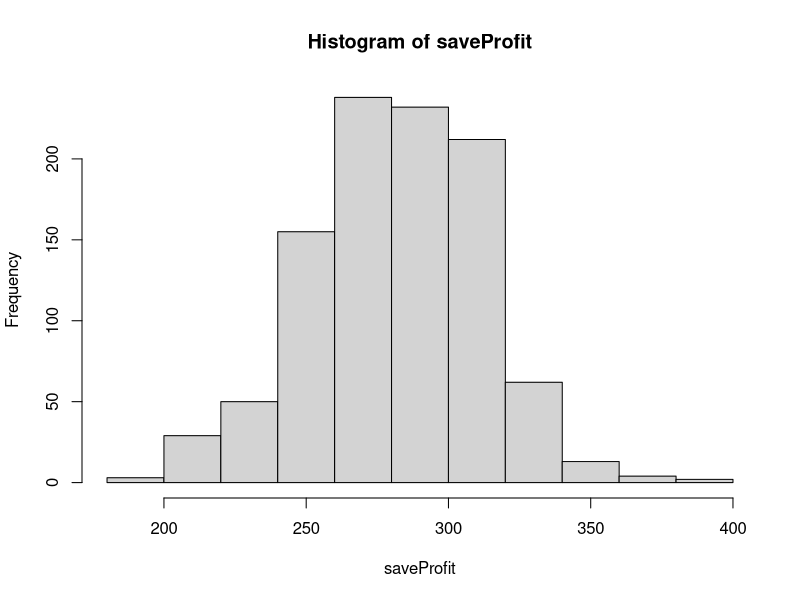
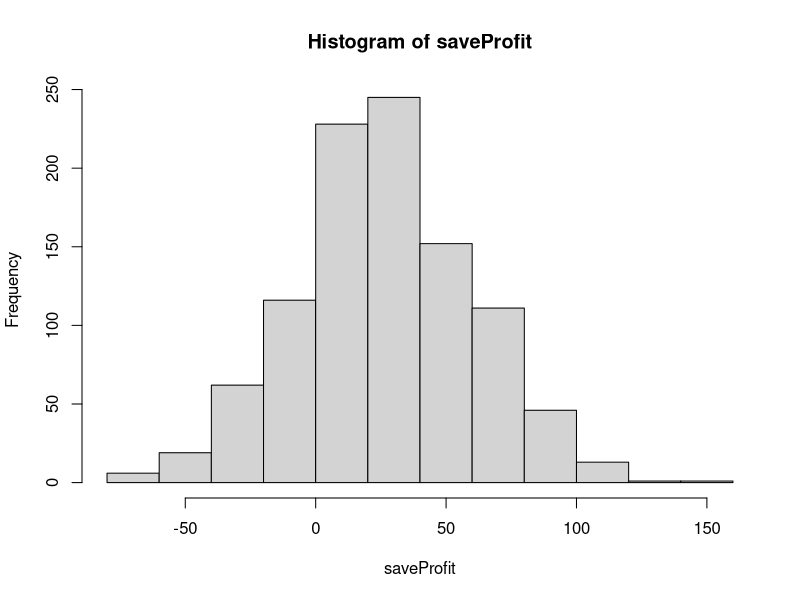
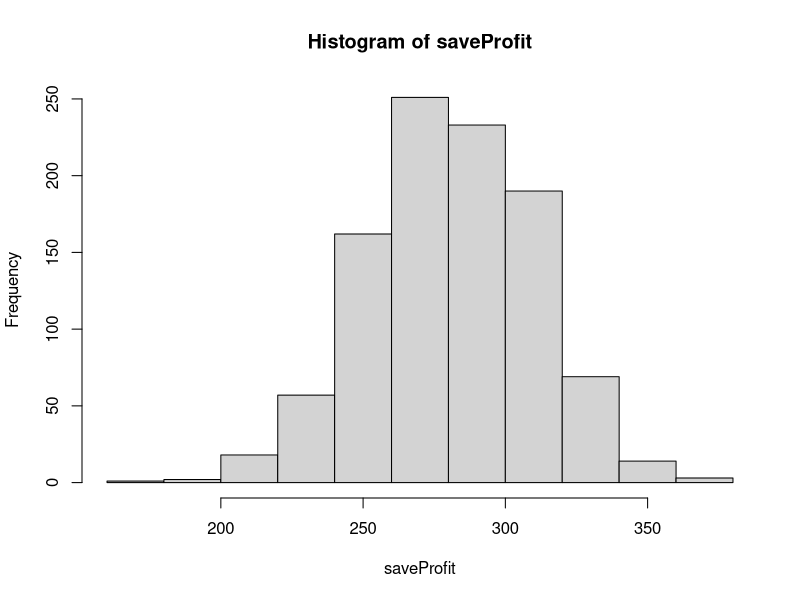

These figures' R source, in order:
## ---- chunk 1
knitr::opts_chunk$set(echo = TRUE)
require(tidyverse)
require(tidyverse)
require(knitr)
## ---- chunk 2
days=1:365
saveProfit=vector("numeric")
for(run in 1:1000){
  

profit=0
for(i in 1:637){
 bdays=sample(days,size=35,replace=TRUE)
 n=length(unique(bdays))
 if(n<35){
   profit=profit+1
 } else{profit=profit-2}
}
saveProfit[run]=profit
}

## ---- chunk 3
hist(saveProfit)
## ---- chunk 4
sortProfit=sort(saveProfit)
print(sortProfit[25])
print(sortProfit[975])
## ---- chunk 5
days=1:365
saveProfit=vector("numeric")
for(run in 1:1000){
  

profit=0
for(i in 1:637){
 bdays=sample(days,size=29,replace=TRUE)
 n=length(unique(bdays))
 if(n<29){
   profit=profit+1
 } else{profit=profit-2}
}
saveProfit[run]=profit
}

## ---- chunk 6
hist(saveProfit)
## ---- chunk 7
days=1:365
saveProfit=vector("numeric")
for(run in 1:1000){
  

profit=0
for(i in 1:637){
 bdays=sample(days,size=35,replace=TRUE)
 n=length(unique(bdays))
 if(n<35){
   profit=profit+1
 } else{profit=profit-2}
}
saveProfit[run]=profit
}

## ---- chunk 8
hist(saveProfit)
